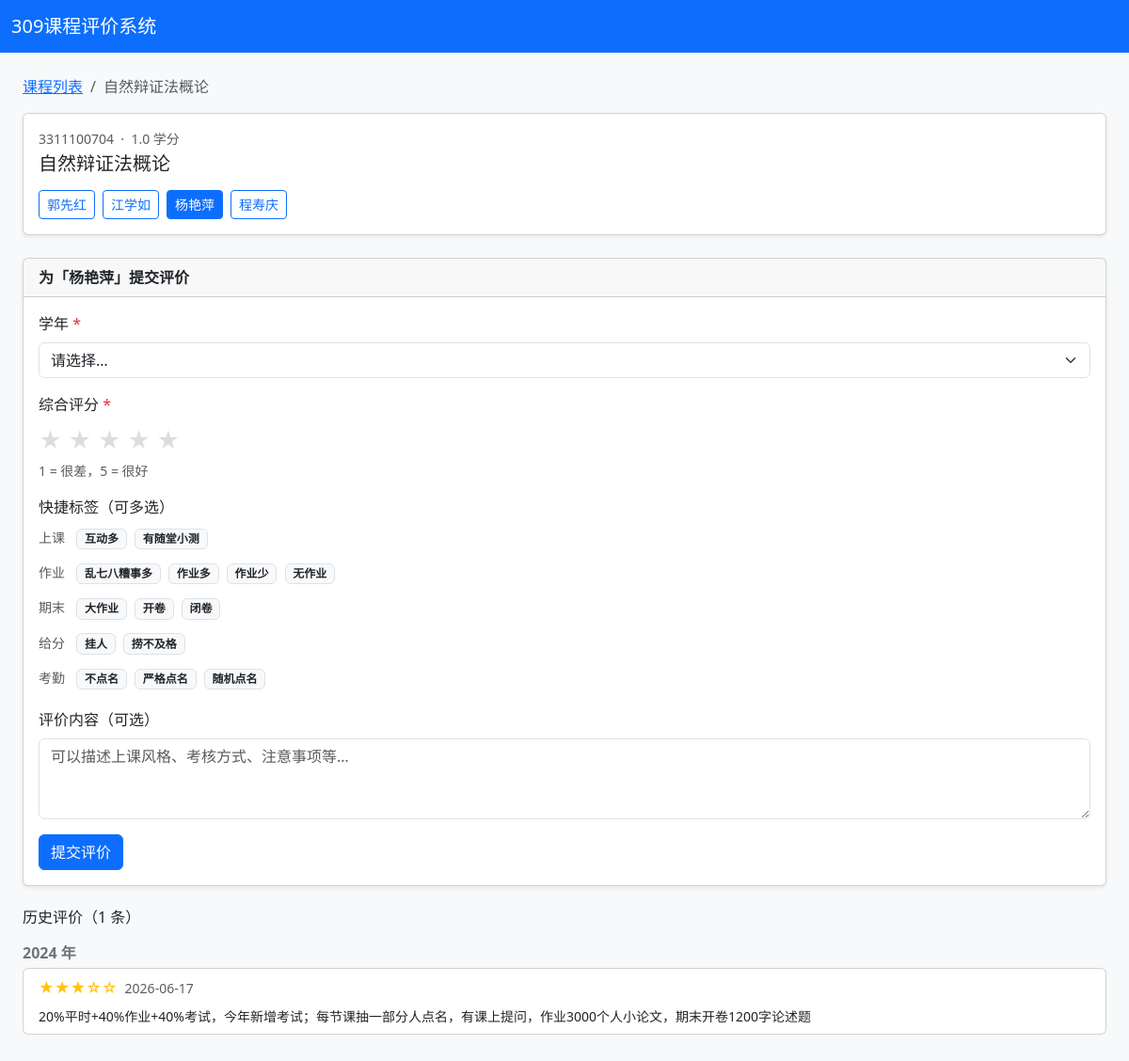
Screenshot of /course/2?teacher_id=4 with the database file from the repository.
### models.py (models this page shows)
class Course(db.Model):
    id = db.Column(db.Integer, primary_key=True)
    code = db.Column(db.String(20), unique=True, nullable=False)
    name = db.Column(db.String(100), nullable=False)
    credits = db.Column(db.Float, nullable=False)
    exclude_from_public = db.Column(db.Boolean, default=False, nullable=False)
    teachers = db.relationship('Teacher', secondary=course_teacher, back_populates='courses')
    evaluations = db.relationship('Evaluation', back_populates='course', lazy='dynamic')
    curriculum = db.relationship('CurriculumEntry', back_populates='course', lazy='dynamic')

class Teacher(db.Model):
    id = db.Column(db.Integer, primary_key=True)
    name = db.Column(db.String(50), nullable=False, unique=True)
    courses = db.relationship('Course', secondary=course_teacher, back_populates='teachers')
    evaluations = db.relationship('Evaluation', back_populates='teacher', lazy='dynamic')

class Tag(db.Model):
    id = db.Column(db.Integer, primary_key=True)
    category = db.Column(db.String(20), nullable=False)
    label = db.Column(db.String(30), nullable=False)
    __table_args__ = (db.UniqueConstraint('category', 'label'),)

class Evaluation(db.Model):
    id = db.Column(db.Integer, primary_key=True)
    course_id = db.Column(db.Integer, db.ForeignKey('course.id'), nullable=False)
    teacher_id = db.Column(db.Integer, db.ForeignKey('teacher.id'), nullable=False)
    year = db.Column(db.Integer, nullable=False)
    rating = db.Column(db.Integer, nullable=True)  # 1-5, optional
    comment = db.Column(db.Text)
    submitter_ip = db.Column(db.String(45), nullable=False)
    created_at = db.Column(db.DateTime, default=datetime.utcnow)
    course = db.relationship('Course', back_populates='evaluations')
    teacher = db.relationship('Teacher', back_populates='evaluations')
    tags = db.relationship('Tag', secondary=evaluation_tag)
    __table_args__ = (
        db.UniqueConstraint('course_id', 'teacher_id', 'year', 'submitter_ip',
                            name='uq_one_eval_per_ip'),
    )

### routes/main.py (the view)
@bp.route('/course/<int:course_id>')
def course_detail(course_id):
    course = Course.query.get_or_404(course_id)
    teacher_id = request.args.get('teacher_id', type=int)
    selected_teacher = None
    if teacher_id:
        selected_teacher = Teacher.query.get_or_404(teacher_id)
        if selected_teacher not in course.teachers:
            abort(404)
    evaluations = []
    already_submitted = False
    if selected_teacher:
        evaluations = (Evaluation.query
                       .filter_by(course_id=course_id, teacher_id=teacher_id)
                       .order_by(Evaluation.year.desc(), Evaluation.created_at.desc())
                       .all())
        ip = get_client_ip()
        year_submitted = {
            e.year for e in Evaluation.query.filter_by(
                course_id=course_id, teacher_id=teacher_id, submitter_ip=ip
            ).all()
        }
    else:
        year_submitted = set()
    tags = Tag.query.order_by(Tag.category, Tag.label).all()
    tag_groups = {}
    for t in tags:
        tag_groups.setdefault(t.category, []).append(t)
    return render_template('course.html',
                           course=course,
                           selected_teacher=selected_teacher,
                           evaluations=evaluations,
                           year_submitted=year_submitted,
                           tag_groups=tag_groups,
                           years=Config.YEARS)

### app.py (called while the page is built)
def create_app():
    app = Flask(__name__)
    app.config.from_object(Config)
    db.init_app(app)
    login_manager = LoginManager(app)
    login_manager.login_view = 'admin.login'
    login_manager.login_message = '请先登录'
    @login_manager.user_loader
    def load_user(user_id):
        return Admin.query.get(int(user_id))
    @app.context_processor
    def inject_globals():
        cfg = SiteConfig.query.get('announcement')
        return {'announcement': cfg.value if cfg else '', 'st_abbr': Config.STUDENT_TYPE_ABBR}
    from routes.main import bp as main_bp
    from routes.admin import bp as admin_bp
    app.register_blueprint(main_bp)
    app.register_blueprint(admin_bp, url_prefix='/admin')
    return app

### routes/main.py (called while the page is built)
@bp.before_request
def _track_online():
    ip = get_client_ip()
    now = datetime.utcnow()
    _online[ip] = now
    cutoff = now - timedelta(minutes=5)
    for k in [k for k, v in list(_online.items()) if v < cutoff]:
        del _online[k]

def get_client_ip():
    return request.headers.get('X-Forwarded-For', request.remote_addr).split(',')[0].strip()

### templates/course.html (shortened to what this page needs)
{% extends 'base.html' %}
{% block content %}
<nav aria-label="breadcrumb" class="mb-3">
  <ol class="breadcrumb">
    <li class="breadcrumb-item"><a href="{{ url_for('main.index') }}">课程列表</a></li>
    <li class="breadcrumb-item active">{{ course.name }}</li>
  </ol>
</nav>
<div class="card shadow-sm mb-4">
  <div class="card-body">
    <p class="text-muted small mb-1">{{ course.code }} &nbsp;·&nbsp; {{ course.credits }} 学分</p>
    <h5 class="card-title mb-3">{{ course.name }}</h5>
    <div class="d-flex flex-wrap gap-2">
      {% for t in course.teachers %}
        <a class="btn {% if selected_teacher and selected_teacher.id == t.id %}btn-primary{% else %}btn-outline-primary{% endif %} btn-sm"
           href="{{ url_for('main.course_detail', course_id=course.id, teacher_id=t.id) }}">
          {{ t.name }}
        </a>
      {% endfor %}
    </div>
  </div>
</div>
{% if selected_teacher %}
<div class="card shadow-sm mb-4">
  <div class="card-header fw-semibold">为「{{ selected_teacher.name }}」提交评价</div>
  <div class="card-body">
    <form method="post" action="{{ url_for('main.submit') }}" id="evalForm">
      <div class="mb-3">
        <label class="form-label">学年 <span class="text-danger">*</span></label>
        <select class="form-select" name="year" required>
          <option value="">请选择…</option>
        </select>
      </div>
      <div class="mb-3">
        <label class="form-label">综合评分 <span class="text-danger">*</span></label>
        <div class="rating-stars" id="stars">
          {% for i in range(1,6) %}
            <span class="star" data-v="{{ i }}">★</span>
          {% endfor %}
        </div>
        <div class="form-text">1 = 很差，5 = 很好</div>
      </div>
      {% if tag_groups %}
      <div class="mb-3">
        <label class="form-label">快捷标签（可多选）</label>
        {% for category, tags in tag_groups.items() %}
          <div class="mb-2">
            <small class="text-muted me-2">{{ category }}</small>
            {% for tag in tags %}
              <span class="badge bg-light text-dark border tag-btn me-1 mb-1"
                    data-id="{{ tag.id }}">{{ tag.label }}</span>
            {% endfor %}
          </div>
        {% endfor %}
      </div>
      {% endif %}
      <div class="mb-3">
        <label class="form-label">评价内容（可选）</label>
        <textarea class="form-control" name="comment" rows="3" maxlength="500"
                  placeholder="可以描述上课风格、考核方式、注意事项等…"></textarea>
      </div>
      <button class="btn btn-primary" type="submit">提交评价</button>
    </form>
  </div>
</div>
<h6 class="mb-3">历史评价（{{ evaluations|length }} 条）</h6>
{% if evaluations %}
  {% set cur_year = namespace(v=0) %}
  {% for ev in evaluations %}
    {% if ev.year != cur_year.v %}
      {% set cur_year.v = ev.year %}
      <p class="fw-semibold text-secondary mt-3 mb-1">{{ ev.year }} 年</p>
    {% endif %}
    <div class="card card-body mb-2 py-2">
      <div class="d-flex align-items-center gap-2 mb-1">
        <span class="text-warning">{{ '★' * ev.rating }}{{ '☆' * (5 - ev.rating) }}</span>
        <small class="text-muted">{{ ev.created_at.strftime('%Y-%m-%d') }}</small>
      </div>
      {% if ev.comment %}<p class="mb-0 mt-1 small">{{ ev.comment }}</p>{% endif %}
    </div>
  {% endfor %}
{% else %}
  <p class="text-muted">暂无评价，来做第一个吧！</p>
{% endif %}
{% else %}
<div class="alert alert-info">请在上方选择一位老师，查看并提交评价。</div>
{% endif %}
{% endblock %}

### templates/base.html (style rules this page uses)
.rating-stars { font-size: 1.5rem; cursor: pointer; }
.rating-stars .star { color: #ddd; transition: color .15s; }
.tag-btn { cursor: pointer; user-select: none; }

### rows the page displays
Course: name "自然辩证法概论", code "3311100704", credits "1.0"
Teacher: name "郭先红"
Teacher: name "江学如"
Teacher: name "杨艳萍"
Teacher: name "程寿庆"
Tag: category "上课", label "互动多"
Tag: label "有随堂小测"
Tag: category "作业", label "乱七八糟事多"
Tag: label "作业多"
Tag: label "作业少"
Tag: label "无作业"
Tag: category "期末", label "大作业"
Tag: label "开卷"
Tag: label "闭卷"
Tag: category "给分", label "挂人"
Tag: label "捞不及格"
Tag: category "考勤", label "不点名"
Tag: label "严格点名"
Tag: label "随机点名"
Evaluation: year "2024", rating "★★★", rating "☆☆", created_at "2026-06-17", comment "20%平时+40%作业+40%考试，今年新增考试；每节课抽一部分人点名，有课上提问，作业3000个人小论文，期末开卷1200字论述题"

### other values shown
{{ evaluations|length }} "1"
